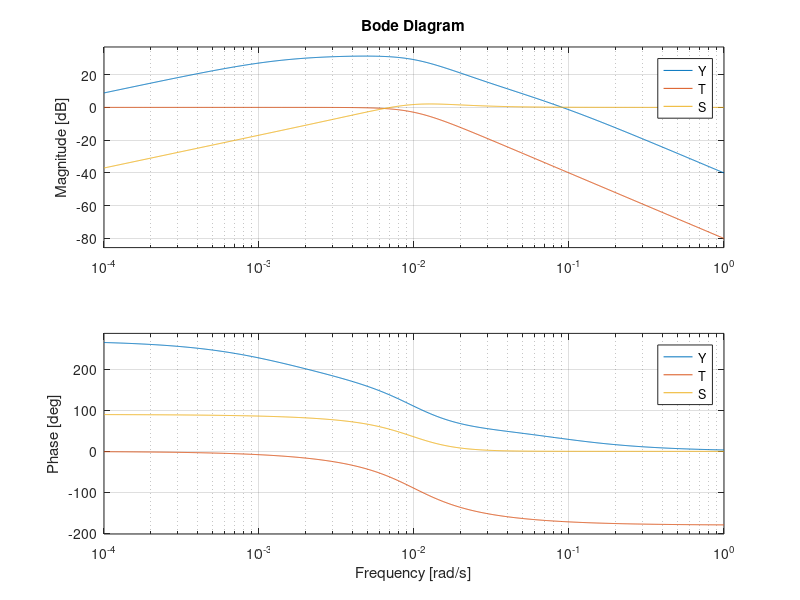
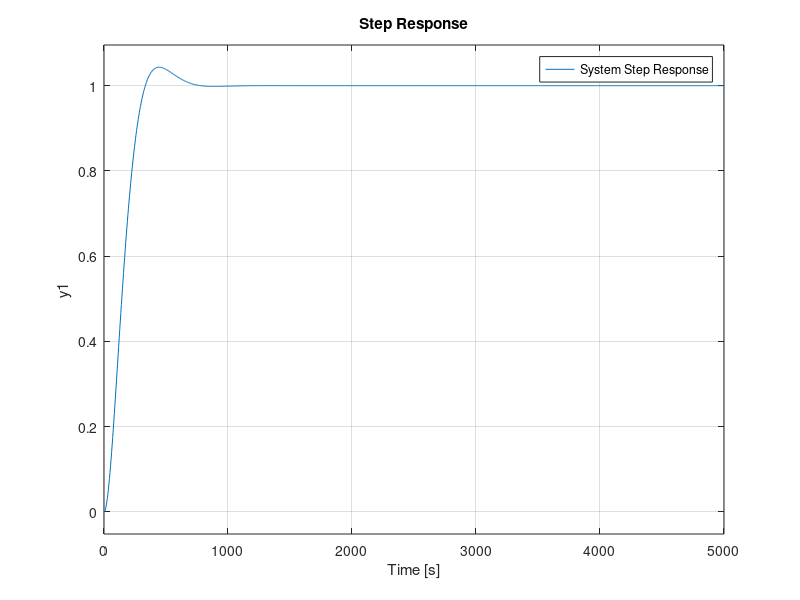

These figures' MATLAB source, in order: (Note: this script raises an error after producing the figures.)
%Load files for Simulink Model
load('IV_data_linear.mat')
s = tf('s');

%battery model parameters
Rc =0.015; 
Cc = 2400;
Cbat = 5*3600;
alpha =0.65;
R0=0.01;
Vocv0 = 3.435; %V

%tunning parameters
K = 1;   %gain
zeta = 0.707;     %damping ratio
wn = 0.01;      %natural frequency

%continuous time ss model
A = [-1/(Rc*Cc) 0; 0 0];
B = [1/Cc; -1/Cbat];
C = [-1 alpha];
D = -R0;

SI = [s 0;0 s];
Gp = C*(SI-A)^-1*B+D; %plant
T = minreal(K*wn^2/(s^2+2*zeta*wn*s+wn^2)); %complimentary
Y = minreal(T/Gp); %youla
S = minreal(1-T);  %sensitivity
Gc = Y/S;   %controller
L = Gc*Gp;         %open loop TF
sysTF = Gc*Gp/(1+Gc*Gp); %actual sys TF
% [num,den] = tfdata(Gp) 
[num den] = tfdata(Gc, 'v');
figure(1)
bode(Y,T,S), legend('Y','T','S'), grid on
figure(2)
step(sysTF),legend('System Step Response'), grid on, stepinfo(sysTF)
